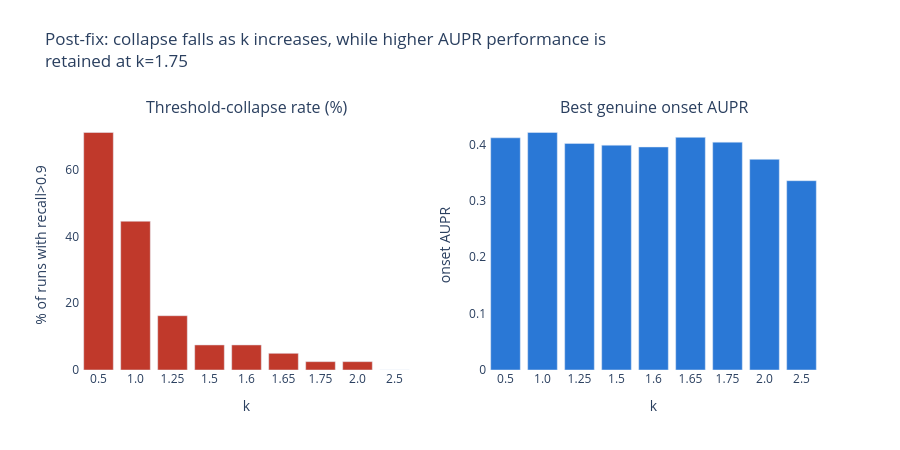

This figure's notebook cell:
### Code cell
ks = k_summary_1_3.index.astype(str)

fig = make_subplots(
    rows=1,
    cols=2,
    subplot_titles=("Threshold-collapse rate (%)", "Best genuine onset AUPR"),
)

fig.add_trace(
    go.Bar(
        x=ks,
        y=k_summary_1_3["collapse_rate"] * 100,
        marker_color="#c0392b",
        name="Collapse rate",
    ),
    row=1,
    col=1,
)
fig.add_trace(
    go.Bar(
        x=ks,
        y=k_summary_1_3["best_genuine_onset_aupr"],
        marker_color="#2a78d6",
        name="Best genuine AUPR",
    ),
    row=1,
    col=2,
)

fig.update_xaxes(title_text="k", row=1, col=1)
fig.update_xaxes(title_text="k", row=1, col=2)
fig.update_yaxes(title_text="% of runs with recall>0.9", row=1, col=1)
fig.update_yaxes(title_text="onset AUPR", row=1, col=2)

fig.update_layout(
    showlegend=False,
    width=900,
    height=450,
    plot_bgcolor="white",
    paper_bgcolor="white",
    margin=dict(t=120),
    title={
        "text": "Post-fix: collapse falls as k increases, while higher AUPR performance is<br>retained at k=1.75",
        "y": 0.9,
        "yanchor": "top",
    },
)
fig.show()

### Figure 1 — Plotly figure (JSON) as saved in the notebook; plotly's stock layout.template omitted (floating-point values rounded to 4 significant figures)
{"data": [{"marker": {"color": "#c0392b"}, "name": "Collapse rate", "type": "bar", "x": ["0.5", "1.0", "1.25", "1.5", "1.6", "1.65", "1.75", "2.0", "2.5"], "xaxis": "x", "y": [71.09, 44.53, 16.25, 7.5, 7.5, 5.0, 2.5, 2.5, 0.0], "yaxis": "y"}, {"marker": {"color": "#2a78d6"}, "name": "Best genuine AUPR", "type": "bar", "x": ["0.5", "1.0", "1.25", "1.5", "1.6", "1.65", "1.75", "2.0", "2.5"], "xaxis": "x2", "y": [0.412, 0.4214, 0.4021, 0.3989, 0.3957, 0.4128, 0.4043, 0.3738, 0.3359], "yaxis": "y2"}], "layout": {"annotations": [{"font": {"size": 16}, "showarrow": false, "text": "Threshold-collapse rate (%)", "x": 0.225, "xanchor": "center", "xref": "paper", "y": 1, "yanchor": "bottom", "yref": "paper"}, {"font": {"size": 16}, "showarrow": false, "text": "Best genuine onset AUPR", "x": 0.775, "xanchor": "center", "xref": "paper", "y": 1, "yanchor": "bottom", "yref": "paper"}], "height": 450, "margin": {"t": 120}, "paper_bgcolor": "white", "plot_bgcolor": "white", "showlegend": false, "title": {"text": "Post-fix: collapse falls as k increases, while higher AUPR performance is<br>retained at k=1.75", "y": 0.9, "yanchor": "top"}, "width": 900, "xaxis": {"anchor": "y", "domain": [0, 0.45], "title": {"text": "k"}}, "xaxis2": {"anchor": "y2", "domain": [0.55, 1], "title": {"text": "k"}}, "yaxis": {"anchor": "x", "domain": [0, 1], "title": {"text": "% of runs with recall>0.9"}}, "yaxis2": {"anchor": "x2", "domain": [0, 1], "title": {"text": "onset AUPR"}}}}
